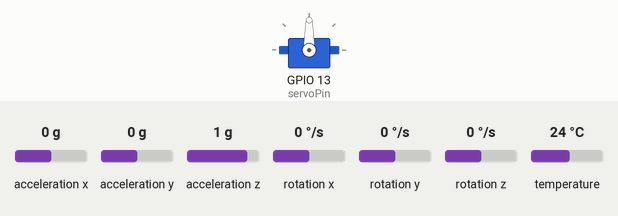
Simulated run of this sketch. Board: ESP32. On the bench: servo. Inputs (shaded band) come from the test bench; at power-on: acceleration y 0 g, acceleration z 1 g, acceleration x 0 g, rotation x 0 °/s, rotation y 0 °/s, rotation z 0 °/s, temperature 24 °C. WiFi joins after 1.5 s; servers stay silent unless stated; no MQTT or app messages arrive unless stated; what the sketch prints to the serial monitor is not drawn.

Above: at 6.3 s.
6.4 s: acceleration y set to -1.4 g
At 8.8 s:
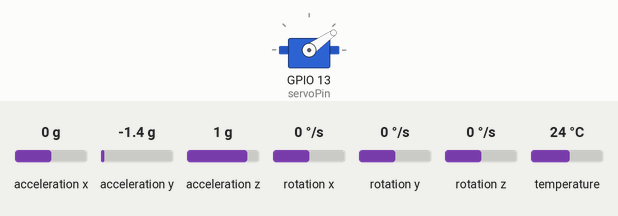
9.4 s: acceleration z set to 0 g
At 11.3 s:
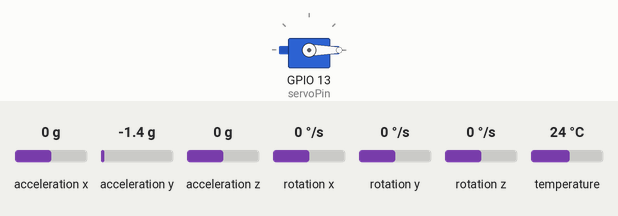
12.4 s: acceleration y set to 0.8 g
At 14.8 s:
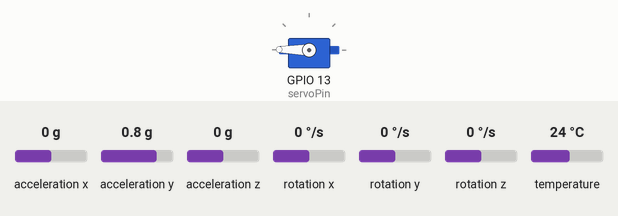
15.4 s: acceleration x set to -1.4 g
At 18.2 s:
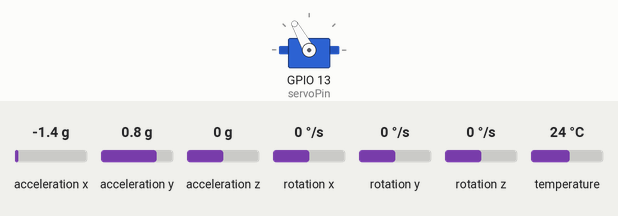
18.4 s: rotation x set to 100 °/s
At 19.6 s:
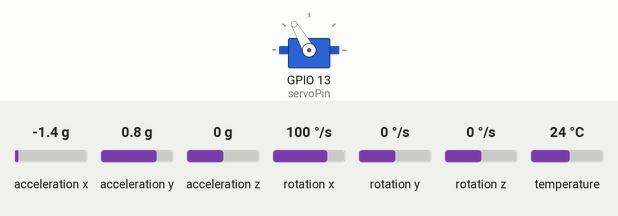
20.0 s: acceleration x set to 0 g
At 20.15 s:
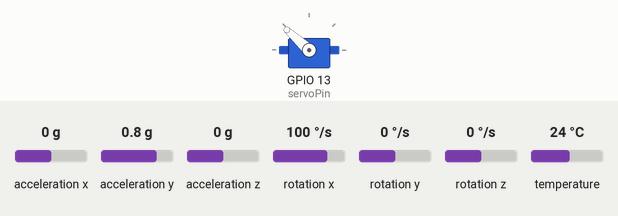
Timing chart, 0 to 23.3 s (numbered marks = the images above; inputs shaded):
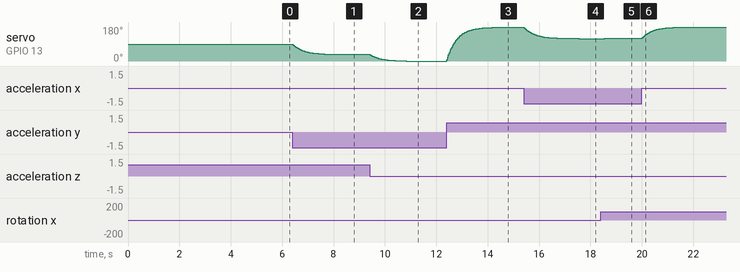

The sketch:

sketch_may1a.ino
```cpp
#include <WiFi.h>
#include <PubSubClient.h>
#include <Adafruit_MPU6050.h>
#include <Adafruit_Sensor.h>
#include <Arduino_JSON.h>
#include <ESP32Servo.h>

// WiFi and MQTT Configuration
const char* ssid = "Disha on the go!";
const char* password = "rishad007";
const char* mqttServer = "192.168.139.229";
const int mqttPort = 1883;
const char* topic = "test/topic";

// IMU and Filter Parameters
#define FREQ 62.5  // Sample frequency in Hz
#define SAMPLE_DELAY (1000/FREQ)
const float alpha = 0.96;  // Complementary filter coefficient

// Servo Configuration
Servo roll_servo;
const int servoPin = 13;  // Use appropriate GPIO pin

// MPU Calibration
float gyrXoffs = 0, gyrYoffs = 0, gyrZoffs = 0;
const int calibrationSamples = 500;

// Global Variables
WiFiClient espClient;
PubSubClient client(espClient);
Adafruit_MPU6050 mpu;
sensors_event_t a, g, temp;

JSONVar readings;
float gx = 0, gy = 0, gz = 0;  // Filtered angles
float gyroX = 0, gyroY = 0, gyroZ = 0;
float accX = 0, accY = 0, accZ = 0;

unsigned long lastTime = 0;
unsigned long lastPublishTime = 0;
const float gyroThreshold = 0.02;
const float accThreshold = 0.05;

void setupWiFi() {
  delay(10);
  Serial.println("\nConnecting to " + String(ssid));
  WiFi.begin(ssid, password);
  while (WiFi.status() != WL_CONNECTED) {
    delay(500);
    Serial.print(".");
  }
  Serial.println("\nWiFi connected");
}

void connectToMQTT() {
  while (!client.connected()) {
    Serial.print("Connecting to MQTT...");
    if (client.connect("ESP32Client")) {
      Serial.println("connected");
    } else {
      Serial.print("failed, rc=");
      Serial.print(client.state());
      delay(2000);
    }
  }
}

void calibrateMPU() {
  Serial.println("Calibrating MPU...");
  float gyrXsum = 0, gyrYsum = 0, gyrZsum = 0;

  for (int i = 0; i < calibrationSamples; i++) {
    mpu.getEvent(&a, &g, &temp);
    gyrXsum += g.gyro.x;
    gyrYsum += g.gyro.y;
    gyrZsum += g.gyro.z;
    delay(5);
  }

  gyrXoffs = gyrXsum / calibrationSamples;
  gyrYoffs = gyrYsum / calibrationSamples;
  gyrZoffs = gyrZsum / calibrationSamples;

  Serial.printf("Calibration offsets: X:%.4f, Y:%.4f, Z:%.4f\n",
                gyrXoffs, gyrYoffs, gyrZoffs);
}

void initMPU() {
  if (!mpu.begin()) {
    Serial.println("MPU6050 not found!");
    while (1) delay(10);
  }

  mpu.setFilterBandwidth(MPU6050_BAND_21_HZ);
  mpu.setAccelerometerRange(MPU6050_RANGE_8_G);
  mpu.setGyroRange(MPU6050_RANGE_500_DEG);
  calibrateMPU();
}

void processIMUData() {
  mpu.getEvent(&a, &g, &temp);

  // Get raw data with calibration offsets
  float gyroX_raw = g.gyro.x - gyrXoffs;
  float gyroY_raw = g.gyro.y - gyrYoffs;
  float gyroZ_raw = g.gyro.z - gyrZoffs;

  accX = a.acceleration.x;
  accY = a.acceleration.y;
  accZ = a.acceleration.z;

  // Calculate angles from accelerometer
  float accAngleX = atan2(accY, sqrt(accX*accX + accZ*accZ)) * 180/M_PI;
  float accAngleY = atan2(-accX, sqrt(accY*accY + accZ*accZ)) * 180/M_PI;

  // Integrate gyro data
  gx += gyroX_raw * (1.0/FREQ);
  gy += gyroY_raw * (1.0/FREQ);
  gz += gyroZ_raw * (1.0/FREQ);

  // Apply complementary filter
  gx = alpha * gx + (1 - alpha) * accAngleX;
  gy = alpha * gy + (1 - alpha) * accAngleY;

  // Update servo position
  roll_servo.write(gx + 90);  // Adjust offset as needed

  // Prepare JSON data
  readings["gyroX"] = gyroX_raw;
  readings["gyroY"] = gyroY_raw;
  readings["gyroZ"] = gyroZ_raw;
  readings["accX"] = accX;
  readings["accY"] = accY;
  readings["accZ"] = accZ;
  readings["angleX"] = gx;
  readings["angleY"] = gy;
}

void publishData() {
  String jsonString = JSON.stringify(readings);
  client.publish(topic, jsonString.c_str());
  Serial.println("Published: " + jsonString);
}

void setup() {
  Serial.begin(115200);
  ESP32PWM::allocateTimer(0);  // Mandatory for ESP32
  roll_servo.setPeriodHertz(50);  // Standard 50Hz servo
  roll_servo.attach(servoPin, 550, 2550);  // Min/max pulse width
  setupWiFi();
  client.setServer(mqttServer, mqttPort);
  connectToMQTT();
  initMPU();
}

void loop() {
  unsigned long currentTime = millis();

  if (!client.connected()) connectToMQTT();
  client.loop();

  if (currentTime - lastTime >= SAMPLE_DELAY) {
    processIMUData();
    lastTime = currentTime;

    // Throttle MQTT publishing to 10Hz
    if (currentTime - lastPublishTime >= 100) {
      publishData();
      lastPublishTime = currentTime;
    }
  }
}
```

Measured:
- after the input at 6.4 s, servo on GPIO 13 (servoPin): moves from 90° to 35° over 1.9 s, starting at once
- after the input at 9.4 s, servo on GPIO 13 (servoPin): moves from 35° to 0° over 1.4 s, starting at once
- after the input at 12.4 s, servo on GPIO 13 (servoPin): moves from 0° to 179° over 2.0 s, starting at once
- after the input at 15.4 s, servo on GPIO 13 (servoPin): moves from 179° to 119° over 2.1 s, starting at once
- after the input at 18.4 s, servo on GPIO 13 (servoPin): 119° → 120° after 0.16 s
- after the input at 20.0 s, servo on GPIO 13 (servoPin): moves from 120° to 180° over 1.8 s, starting at once
